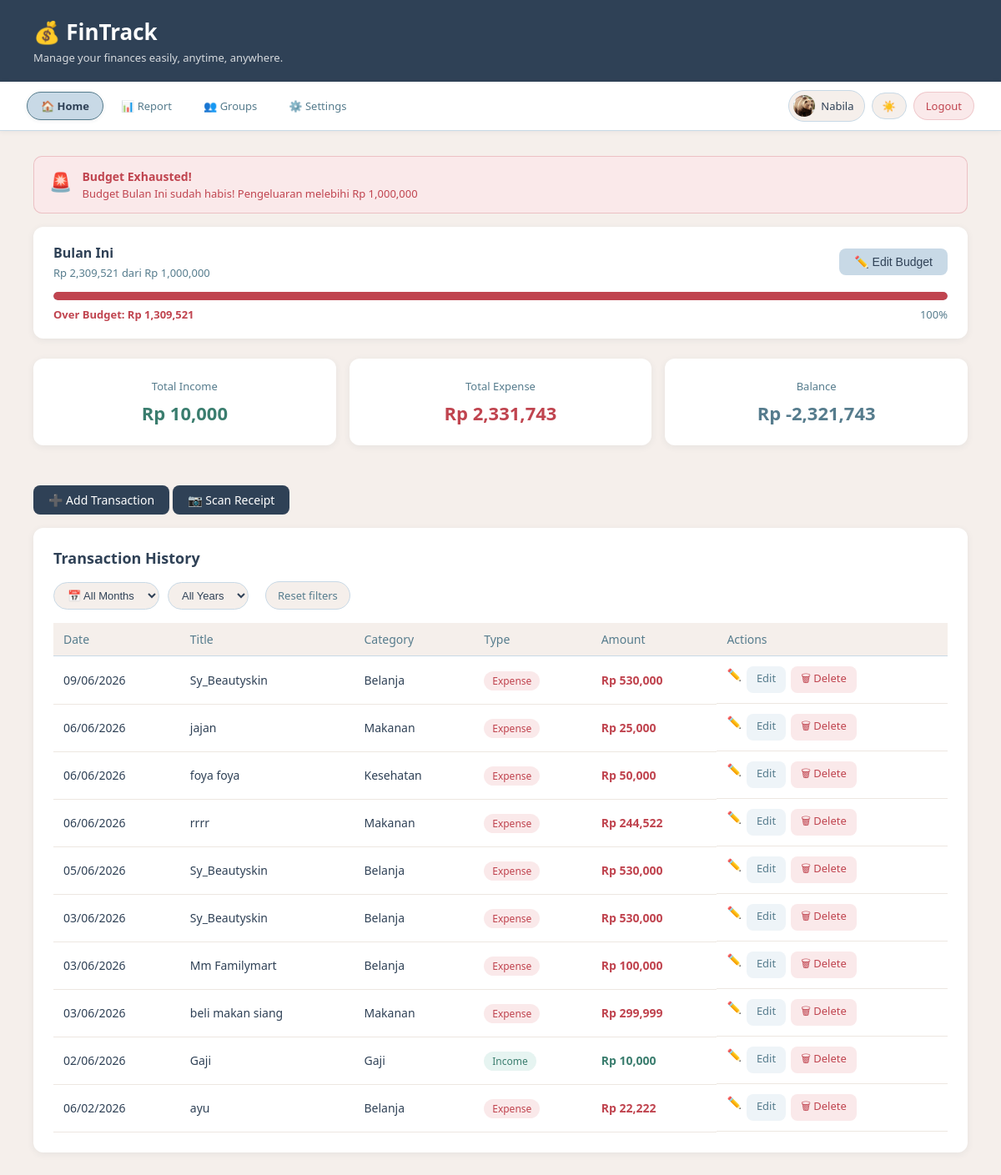
Before: /index (signed in) with the older database file.
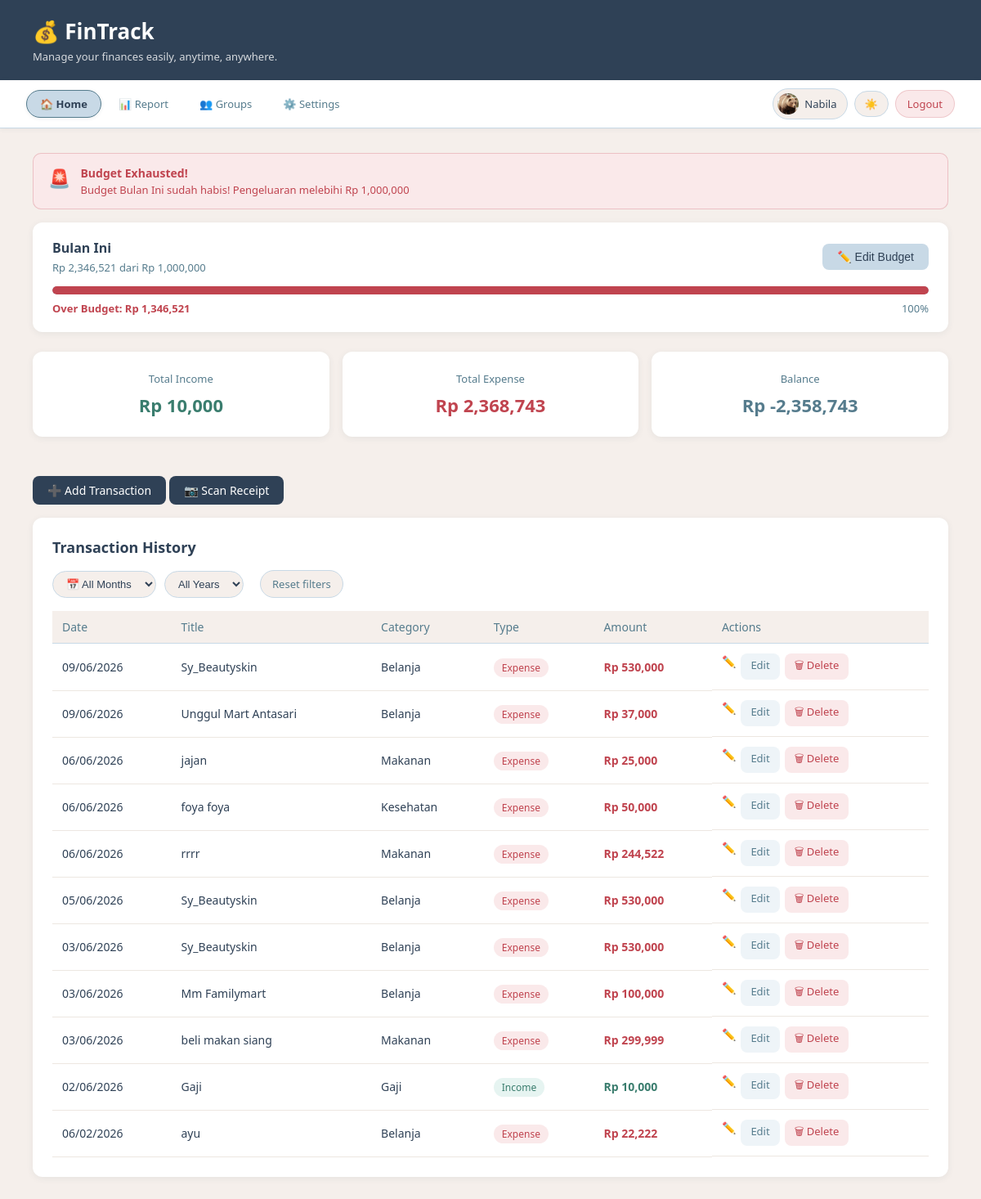
After: the same page with the newer database file.
### app.py (models this page shows)
class Transaction(db.Model):
    id       = db.Column(db.Integer, primary_key=True)
    title    = db.Column(db.String(100), nullable=False)
    amount   = db.Column(db.Float,       nullable=False)
    category = db.Column(db.String(50),  nullable=False)
    type     = db.Column(db.String(10),  nullable=False)
    date     = db.Column(db.DateTime,    default=datetime.utcnow)
    note     = db.Column(db.String(200), nullable=True)
    user_id  = db.Column(db.Integer, db.ForeignKey('user.id'), nullable=False)

### app.py (the view)
@app.route('/index')
@login_required
def index():
    transactions  = Transaction.query.filter_by(user_id=current_user.id)\
                               .order_by(Transaction.date.desc()).all()
    total_income  = sum(t.amount for t in transactions if t.type == 'income')
    total_expense = sum(t.amount for t in transactions if t.type == 'expense')
    balance       = total_income - total_expense
    budget_status = get_budget_status(current_user.id)
    budget        = Budget.query.filter_by(user_id=current_user.id).first()
    return render_template('index.html',
                           transactions=transactions,
                           total_income=total_income,
                           total_expense=total_expense,
                           balance=balance,
                           budget_status=budget_status,
                           budget=budget)

### app.py (called while the page is built)
@login_manager.user_loader
def load_user(user_id):
    return User.query.get(int(user_id))

@app.context_processor
def inject_translation():
    lang = current_user.language if current_user.is_authenticated else 'id'
    return dict(t=get_translation(lang))

### translations.py (called while the page is built)
def get_translation(lang='id'):
    return TRANSLATIONS.get(lang, TRANSLATIONS['id'])

### templates/index.html (shortened to what the changed rows need)
<!DOCTYPE html>
<html lang="id" id="html-root">
<head>
    <link rel="stylesheet" href="{{ url_for('static', filename='style.css') }}">
</head>
<body>
<header>
    <h1>💰 FinTrack</h1>
</header>
<main>
{% if budget_status %}
<div class="card budget-card">
    <div class="budget-header">
        <div>
            <h3>{{ t['budget'] }} {{ budget_status.period_label }}</h3>
            <p class="budget-sub">
                Rp {{ "{:,.0f}".format(budget_status.total_expense) }}
                dari Rp {{ "{:,.0f}".format(budget_status.amount) }}
            </p>
        </div>
        <button class="btn btn-secondary" onclick="toggleBudgetForm()">
            ✏️ {{ t['edit_budget'] }}
        </button>
    </div>
    <div class="progress-bar-bg">
        <div class="progress-bar-fill
            {% if budget_status.percentage >= 100 %}fill-danger
            {% elif budget_status.percentage >= 90 %}fill-warning
            {% else %}fill-safe{% endif %}"
            style="width: {{ budget_status.percentage }}%">
        </div>
    </div>
    <div class="budget-footer">
        <span class="{{ 'text-expense' if budget_status.remaining <= 0 else '' }}">
            {% if budget_status.remaining > 0 %}
                {{ t['remaining'] }}: Rp {{ "{:,.0f}".format(budget_status.remaining) }}
            {% else %}
                {{ t['over_budget'] }}: Rp {{ "{:,.0f}".format(budget_status.remaining * -1) }}
            {% endif %}
        </span>
        <span>{{ "{:.0f}".format(budget_status.percentage) }}%</span>
    </div>
</div>
{% endif %}
    <div class="summary-grid">
        <div class="card summary-card expense">
            <p class="label">{{ t['total_expense'] }}</p>
            <p class="amount">Rp {{ "{:,.0f}".format(total_expense) }}</p>
        </div>
        <div class="card summary-card balance">
            <p class="label">{{ t['balance'] }}</p>
            <p class="amount">Rp {{ "{:,.0f}".format(balance) }}</p>
        </div>
    </div>
<div class="card">
    <h2>{{ t['transaction_history'] }}</h2>
    {% if transactions %}
    <table id="trans-table">
        <thead>
            <tr>
                <th>{{ t['date'] }}</th>
                <th>{{ t['title'] }}</th>
                <th>{{ t['category'] }}</th>
                <th>{{ t['type'] }}</th>
                <th>{{ t['amount'] }}</th>
                <th>{{ t['actions'] }}</th>
            </tr>
        </thead>
        <tbody>
            {% for trx in transactions %}
            <tr data-date="{{ trx.date.strftime('%m-%Y') }}">
                <td>{{ trx.date.strftime('%d/%m/%Y') }}</td>
                <td>{{ trx.title }}</td>
                <td>{{ trx.category }}</td>
                <td>
                    <span class="badge {{ 'badge-income' if trx.type == 'income' else 'badge-expense' }}">
                        {{ t['income'] if trx.type == 'income' else t['expense'] }}
                    </span>
                </td>
                <td class="{{ 'text-income' if trx.type == 'income' else 'text-expense' }}">
                    Rp {{ "{:,.0f}".format(trx.amount) }}
                </td>
                <td style="display:flex; gap:6px;">✏️
                    <a href="/edit/{{ trx.id }}" class="btn btn-edit"> {{ t['edit'] }}</a>
                    <a href="/delete/{{ trx.id }}" class="btn btn-danger"
                       onclick="return confirm('Yakin mau hapus?')">🗑 {{ t['delete'] }}</a>
                </td>
            </tr>
            {% endfor %}
        </tbody>
    </table>
    {% else %}
        <p class="empty-msg">{{ t['no_transaction'] }}</p>
    {% endif %}
</div>
</main>
</body>
</html>

Changed rows visible on the page:
added Transaction: date "09/06/2026", title "Unggul Mart Antasari", category "Belanja", type "Expense", amount "37,000", edit "Edit", delete "Delete"
Other visible differences:
{{ "{:,.0f}".format(budget_status.total_expense) }}: "2,309,521" → "2,346,521"
{{ "{:,.0f}".format(budget_status.remaining * -1) }}: "1,309,521" → "1,346,521"
{{ "{:,.0f}".format(total_expense) }}: "2,331,743" → "2,368,743"
{{ "{:,.0f}".format(balance) }}: "-2,321,743" → "-2,358,743"
